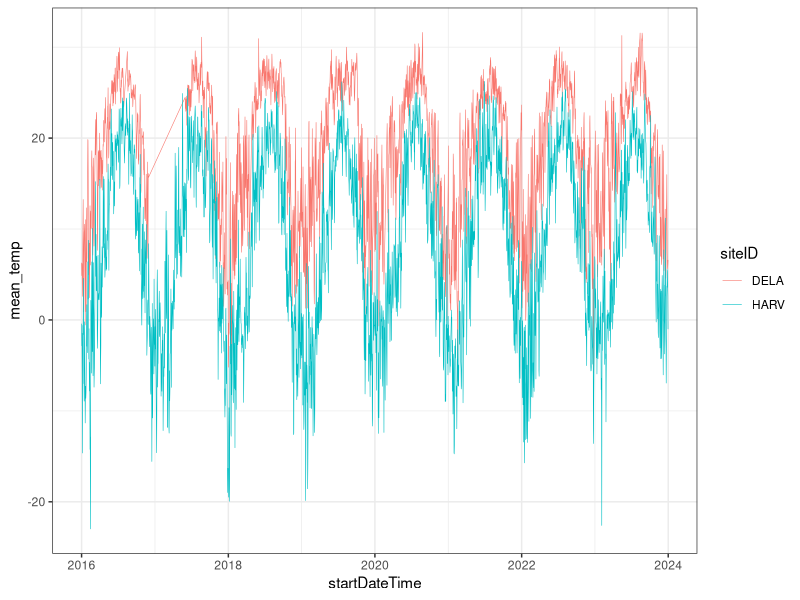
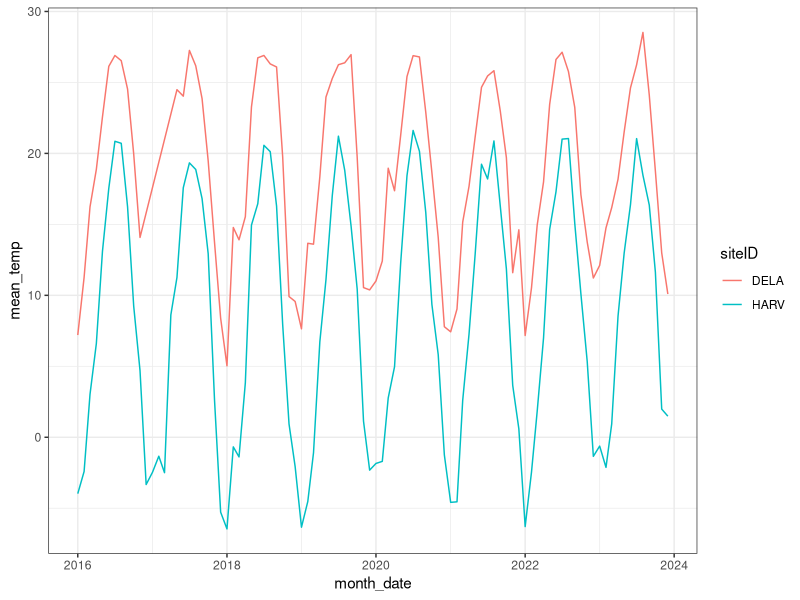
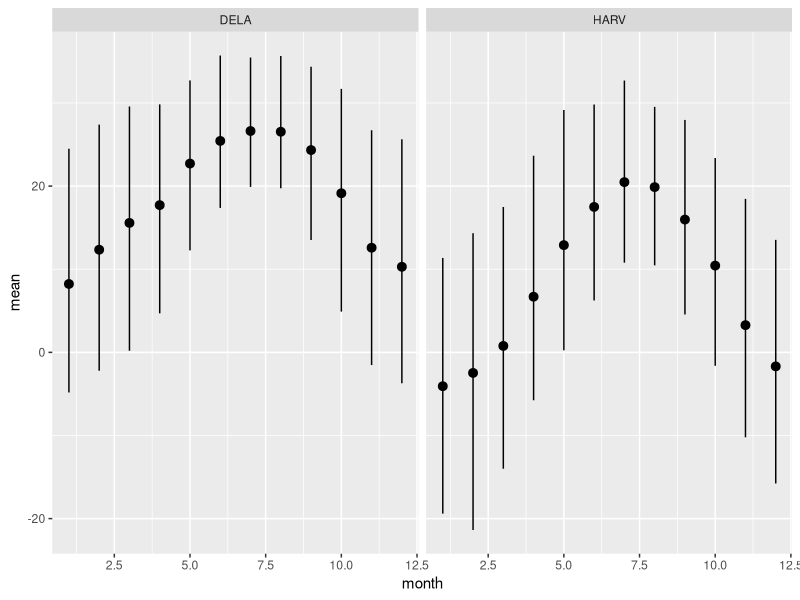

R code for these plots, in order:
## ---- chunk 1

#install.packages(dplyr)
#install.packages(ggplot2)
#install.packages(here)

library(tidyverse)
library(here)

## ---- chunk 2

daily_temperature_data <- read_csv(here("data","processed","daily_temp_data.csv"))

monthly_temperature_data <- read_csv(here("data", "processed", "monthly_temp_data.csv"))

## ---- chunk 3

monthly_temperature_data <- monthly_temperature_data %>% 
  mutate(month_date = make_date(year, month))

## ---- chunk 4

ggplot(
  data = daily_temperature_data,
  aes(
    x = startDateTime, 
    y = mean_temp,
    color = siteID) 
  ) +
  geom_line(size = 0.2) +
theme_bw()

## ---- chunk 5

ggplot(
  data = monthly_temperature_data,
  aes(
    x = month_date, 
    y = mean_temp,
    color = siteID) 
  ) +
  geom_line(size = 0.5) +
theme_bw()

## ---- chunk 6

# Summarize and group monthly temperature data

monthly_temp_range <- monthly_temperature_data |>
  group_by(siteID, month) |>
  summarize(
    mean = mean(mean_temp, na.rm = TRUE),
    max = mean(max_temp, na.rm = TRUE),
    min = mean(min_temp, na.rm = TRUE)
  )

ggplot(
  monthly_temp_range,
  aes(
    x = month,
    y = mean
  )) +
geom_pointrange(
  aes(
    ymin = min,
    ymax = max
  )
) +
  facet_wrap(~siteID)

## ---- chunk 7

pathogen_status_data <- read_csv(here("data","processed","pathogen_status_data.csv"))

## ---- chunk 8

positive_pathogen <- pathogen_status_data %>% 
  filter(testResult == "Positive")

#confusion on what "HardTick DNA Quality" in the "testPathogenName" column means and wondering if we can filter it out since it doesn't seem like that is a pathogen

## ---- chunk 9
